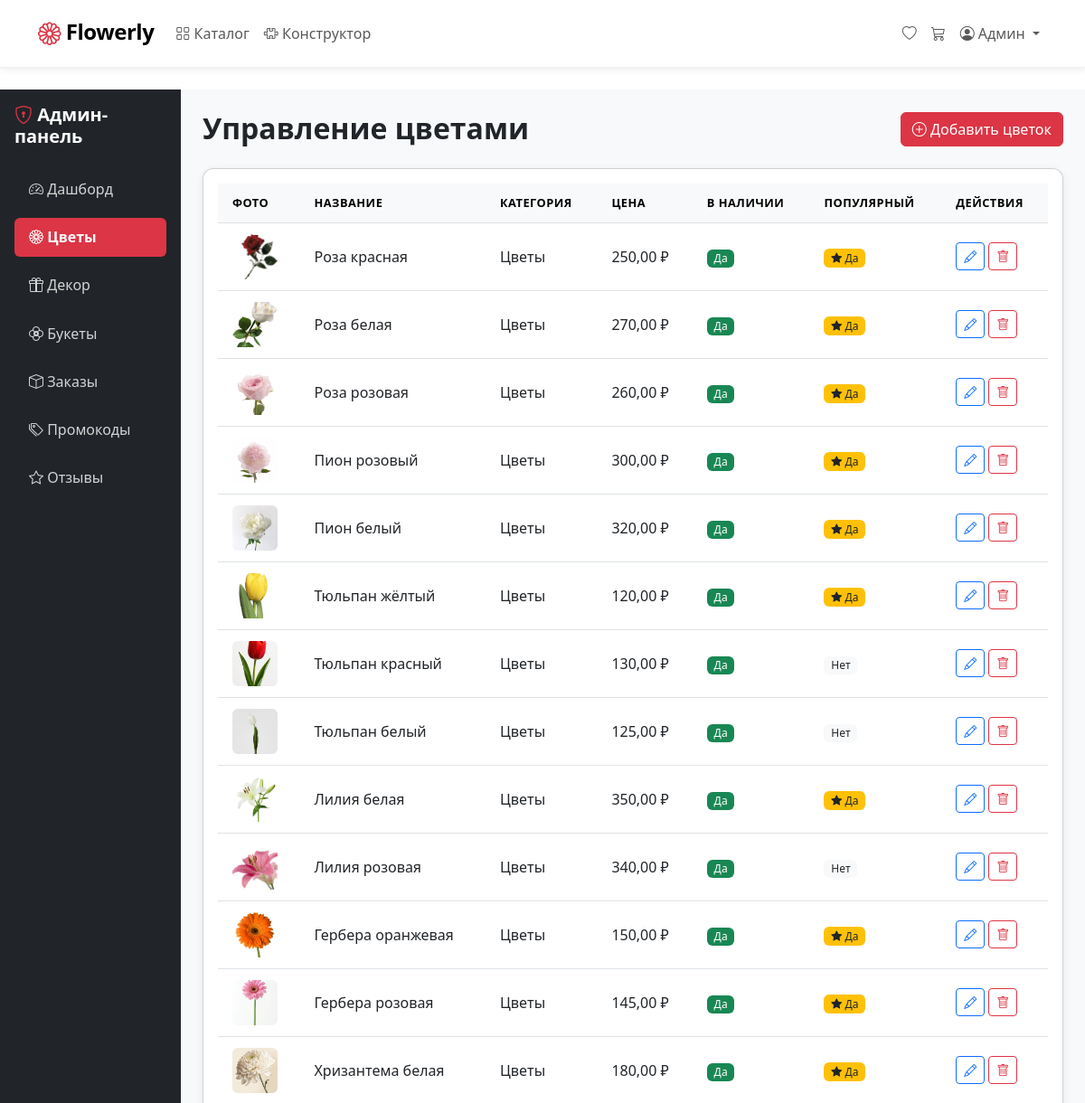
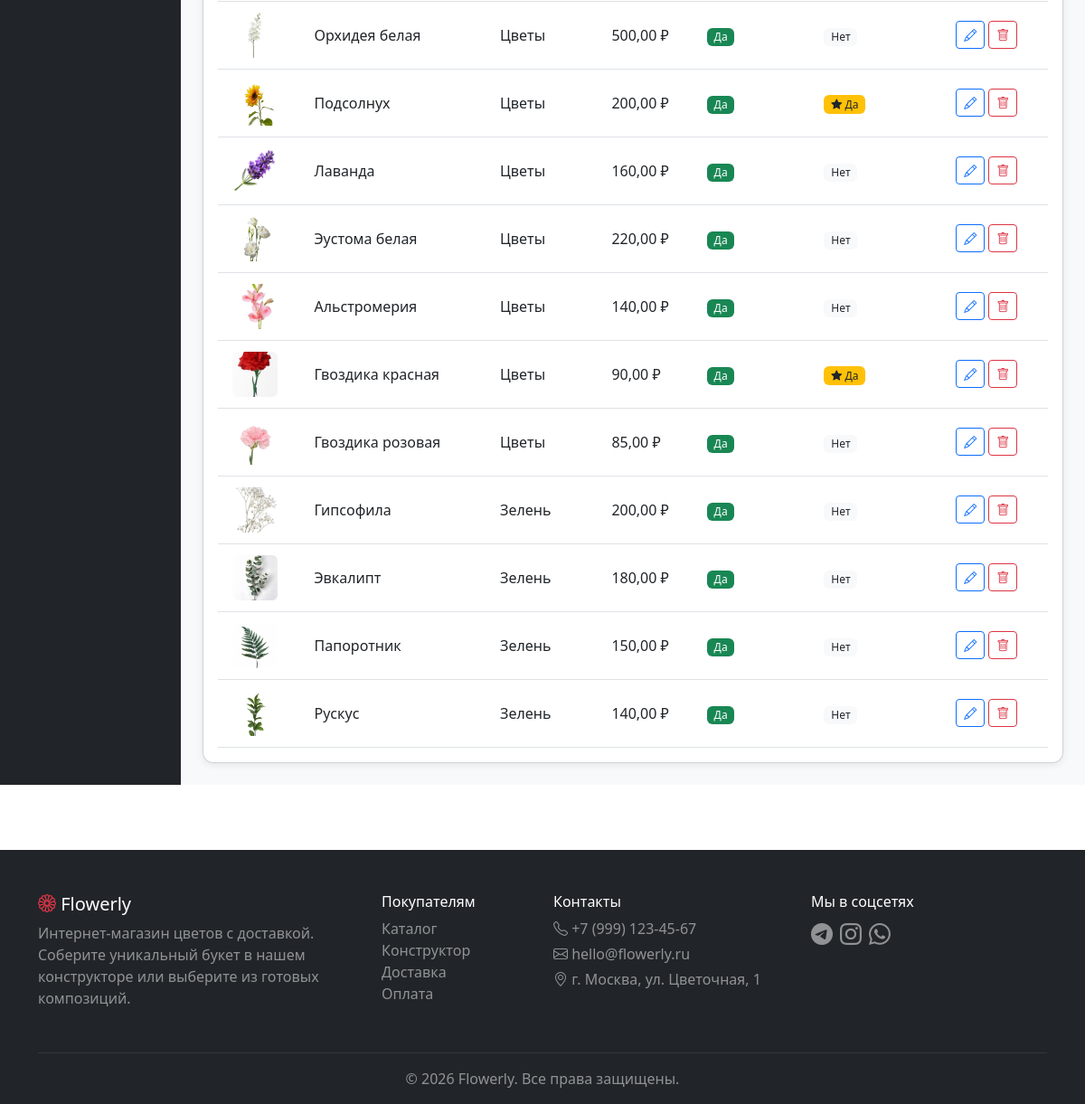
The app's page /admin-dashboard/flowers/ (signed in) with its own data (2 pictures, top to bottom).
### FlowerlyApp/models.py (models this page shows, shortened)
class User(AbstractUser):
    username = None
    email = models.EmailField('Email', unique=True)
    phone = models.CharField('Телефон', max_length=20, blank=True)
    default_address = models.TextField('Адрес по умолчанию', blank=True)
    avatar = models.ImageField('Аватар', upload_to='avatars/', blank=True)
    is_florist = models.BooleanField('Флорист', default=False)
    created_at = models.DateTimeField('Дата регистрации', auto_now_add=True)
    USERNAME_FIELD = 'email'
    REQUIRED_FIELDS = ['first_name', 'last_name']
    objects = UserManager()
    class Meta:
        verbose_name = 'Пользователь'
        verbose_name_plural = 'Пользователи'

class Flower(models.Model):
    category = models.ForeignKey(Category, on_delete=models.CASCADE, verbose_name='Категория')
    name = models.CharField('Название', max_length=200)
    price = models.DecimalField('Цена за шт.', max_digits=10, decimal_places=2)
    image = models.ImageField('Фото', upload_to='flowers/')
    description = models.TextField('Описание', blank=True)
    available = models.BooleanField('В наличии', default=True)
    is_popular = models.BooleanField('Популярный', default=False)
    created_at = models.DateTimeField(auto_now_add=True)
    class Meta:
        verbose_name = 'Цветок'
        verbose_name_plural = 'Цветы'

class Category(models.Model):
    name = models.CharField('Название', max_length=100)
    slug = models.SlugField(unique=True)
    class Meta:
        verbose_name = 'Категория'
        verbose_name_plural = 'Категории'

### FlowerlyApp/views.py (the view)
    def wrapper(request, *args, **kwargs):
        if not request.user.is_authenticated:
            return redirect('flowerly:login')
        if not request.user.is_staff:
            messages.error(request, 'Доступ запрещён')
            return redirect('flowerly:home')
        return view_func(request, *args, **kwargs)

### FlowerlyApp/context_processors.py (called while the page is built)
def cart_counter(request):
    if request.user.is_authenticated:
        try:
            cart = Cart.objects.get(user=request.user)
            count = cart.total_items()
        except Cart.DoesNotExist:
            count = 0
    else:
        count = 0
    return {'cart_count': count}

### FlowerlyApp/models.py (called while the page is built)
    def total_items(self):
        return self.items.count()

### FlowerlyApp/views.py (called while the page is built)
def admin_required(view_func):
    def wrapper(request, *args, **kwargs):
        if not request.user.is_authenticated:
            return redirect('flowerly:login')
        if not request.user.is_staff:
            messages.error(request, 'Доступ запрещён')
            return redirect('flowerly:home')
        return view_func(request, *args, **kwargs)
    return wrapper

@admin_required
def admin_flowers(request):
    flowers = Flower.objects.all().select_related('category')
    return render(request, 'admin_dashboard/flowers.html', {'flowers': flowers})

### FlowerlyApp/templates/admin_dashboard/flowers.html (shortened to what this page needs)
{% extends 'base.html' %}
{% block content %}
<div class="container-fluid">
    <div class="row">
        <div class="col-md-2 bg-dark min-vh-100 p-3">
            <h5 class="fw-bold mb-4 text-white"><i class="bi bi-shield-lock text-danger"></i> Админ-панель</h5>
            <ul class="nav flex-column">
                <li class="nav-item mb-2">
                    <a href="{% url 'flowerly:admin_dashboard' %}" class="nav-link text-white">
                        <i class="bi bi-speedometer2"></i> Дашборд
                    </a>
                </li>
                <li class="nav-item mb-2">
                    <a href="{% url 'flowerly:admin_flowers' %}" class="nav-link active bg-danger text-white rounded">
                        <i class="bi bi-flower1"></i> Цветы
                    </a>
                </li>
                <li class="nav-item mb-2">
                    <a href="{% url 'flowerly:admin_decor' %}" class="nav-link text-white">
                        <i class="bi bi-gift"></i> Декор
                    </a>
                </li>
                <li class="nav-item mb-2">
                    <a href="{% url 'flowerly:admin_bouquets' %}" class="nav-link text-white">
                        <i class="bi bi-flower2"></i> Букеты
                    </a>
                </li>
                <li class="nav-item mb-2">
                    <a href="{% url 'flowerly:admin_orders' %}" class="nav-link text-white">
                        <i class="bi bi-box"></i> Заказы
                    </a>
                </li>
                <li class="nav-item mb-2">
                    <a href="{% url 'flowerly:admin_promo' %}" class="nav-link text-white">
                        <i class="bi bi-tags"></i> Промокоды
                    </a>
                </li>
                <li class="nav-item mb-2">
                    <a href="{% url 'flowerly:admin_reviews' %}" class="nav-link text-white">
                        <i class="bi bi-star"></i> Отзывы
                    </a>
                </li>
            </ul>
        </div>
        <div class="col-md-10 p-4 bg-light min-vh-100">
            <div class="d-flex justify-content-between align-items-center mb-4">
                <h2 class="fw-bold mb-0">Управление цветами</h2>
                <a href="{% url 'flowerly:admin_flower_add' %}" class="btn btn-danger">
                    <i class="bi bi-plus-circle"></i> Добавить цветок
                </a>
            </div>
            <div class="card shadow-sm">
                <div class="card-body">
                    <div class="table-responsive">
                        <table class="table table-hover align-middle">
                            <thead class="table-light">
                                <tr>
                                    <th>Фото</th>
                                    <th>Название</th>
                                    <th>Категория</th>
                                    <th>Цена</th>
                                    <th>В наличии</th>
                                    <th>Популярный</th>
                                    <th>Действия</th>
                                </tr>
                            </thead>
                            <tbody>
                                {% for flower in flowers %}
                                <tr>
                                    <td>
                                        {% if flower.image %}
                                        <img src="{{ flower.image.url }}" class="rounded" style="width: 50px; height: 50px; object-fit: cover;">
                                        {% else %}
                                        <div class="bg-light rounded d-flex align-items-center justify-content-center"
                                             style="width: 50px; height: 50px;">
                                            <i class="bi bi-flower1 text-muted"></i>
                                        </div>
                                        {% endif %}
                                    </td>
                                    <td>{{ flower.name }}</td>
                                    <td>{{ flower.category.name }}</td>
                                    <td>{{ flower.price }} ₽</td>
                                    <td>
                                        {% if flower.available %}
                                        <span class="badge bg-success">Да</span>
                                        {% else %}
                                        <span class="badge bg-danger">Нет</span>
                                        {% endif %}
                                    </td>
                                    <td>
                                        {% if flower.is_popular %}
                                        <span class="badge bg-warning text-dark"><i class="bi bi-star-fill"></i> Да</span>
                                        {% else %}
                                        <span class="badge bg-light text-dark">Нет</span>
                                        {% endif %}
                                    </td>
                                    <td>
                                        <div class="d-flex gap-1">
                                            <a href="{% url 'flowerly:admin_flower_edit' flower.id %}" class="btn btn-sm btn-outline-primary">
                                                <i class="bi bi-pencil"></i>
                                            </a>
                                            <a href="{% url 'flowerly:admin_flower_delete' flower.id %}" class="btn btn-sm btn-outline-danger"
                                               onclick="return confirm('Удалить цветок «{{ flower.name }}»?')">
                                                <i class="bi bi-trash"></i>
                                            </a>
                                        </div>
                                    </td>
                                </tr>
                                {% empty %}
                                <tr>
                                    <td colspan="7" class="text-center py-4 text-muted">Цветы не добавлены</td>
                                </tr>
                                {% endfor %}
                            </tbody>
                        </table>
                    </div>
                </div>
            </div>
        </div>
    </div>
</div>
{% endblock %}

### FlowerlyApp/templates/base.html (shortened to what this page needs)
<!DOCTYPE html>
<html lang="ru">
<head>
    <link href="https://cdn.jsdelivr.net/npm/bootstrap@5.3.0/dist/css/bootstrap.min.css" rel="stylesheet">
    <link href="https://cdn.jsdelivr.net/npm/bootstrap-icons@1.11.0/font/bootstrap-icons.css" rel="stylesheet">
    {% load static %}
    <link href="{% static 'css/style.css' %}" rel="stylesheet">
</head>
<body>
    <nav class="navbar navbar-expand-lg navbar-light bg-white shadow-sm sticky-top">
        <div class="container">
            <a class="navbar-brand" href="{% url 'flowerly:home' %}">
                <i class="bi bi-flower1 text-danger"></i>
                <span class="fw-bold">Flowerly</span>
            </a>
            <div class="collapse navbar-collapse" id="navbarMain">
                <ul class="navbar-nav me-auto mb-2 mb-lg-0">
                    <li class="nav-item">
                        <a class="nav-link {% if request.resolver_match.url_name == 'catalog' %}active{% endif %}"
                           href="{% url 'flowerly:catalog' %}">
                            <i class="bi bi-grid"></i> Каталог
                        </a>
                    </li>
                    <li class="nav-item">
                        <a class="nav-link {% if request.resolver_match.url_name == 'constructor' %}active{% endif %}"
                           href="{% url 'flowerly:constructor' %}">
                            <i class="bi bi-puzzle"></i> Конструктор
                        </a>
                    </li>
                </ul>
                <ul class="navbar-nav ms-auto mb-2 mb-lg-0">
                    {% if user.is_authenticated %}
                        <li class="nav-item">
                            <a class="nav-link" href="{% url 'flowerly:favorites' %}">
                                <i class="bi bi-heart"></i>
                            </a>
                        </li>
                        <li class="nav-item">
                            <a class="nav-link position-relative" href="{% url 'flowerly:cart_detail' %}">
                                <i class="bi bi-cart3"></i>
                            </a>
                        </li>
                        <li class="nav-item dropdown">
                            <a class="nav-link dropdown-toggle" href="#" id="userDropdown" role="button"
                               data-bs-toggle="dropdown">
                                <i class="bi bi-person-circle"></i> {{ user.first_name }}
                            </a>
                        </li>
                    {% endif %}
                </ul>
            </div>
        </div>
    </nav>
    <main class="py-4">
        {% block content %}{% endblock %}
    </main>
<footer class="bg-dark text-white pt-5 pb-3 mt-5">
    <div class="container">
        <div class="row">
            <div class="col-md-4 mb-3">
                <h5><i class="bi bi-flower1 text-danger"></i> Flowerly</h5>
                <p class="text-white-50">Интернет-магазин цветов с доставкой. Соберите уникальный букет в нашем конструкторе или выберите из готовых композиций.</p>
            </div>
            <div class="col-md-2 mb-3">
                <h6>Покупателям</h6>
                <ul class="list-unstyled">
                    <li><a href="{% url 'flowerly:catalog' %}" class="text-white-50 text-decoration-none">Каталог</a></li>
                    <li><a href="{% url 'flowerly:constructor' %}" class="text-white-50 text-decoration-none">Конструктор</a></li>
                    <li><a href="#" class="text-white-50 text-decoration-none">Доставка</a></li>
                    <li><a href="#" class="text-white-50 text-decoration-none">Оплата</a></li>
                </ul>
            </div>
            <div class="col-md-3 mb-3">
                <h6>Контакты</h6>
                <p class="text-white-50 mb-1"><i class="bi bi-telephone"></i> +7 (999) 123-45-67</p>
                <p class="text-white-50 mb-1"><i class="bi bi-envelope"></i> hello@flowerly.ru</p>
                <p class="text-white-50"><i class="bi bi-geo-alt"></i> г. Москва, ул. Цветочная, 1</p>
            </div>
            <div class="col-md-3 mb-3">
                <h6>Мы в соцсетях</h6>
                <div class="d-flex gap-2">
                    <a href="#" class="text-white-50 fs-4"><i class="bi bi-telegram"></i></a>
                    <a href="#" class="text-white-50 fs-4"><i class="bi bi-instagram"></i></a>
                    <a href="#" class="text-white-50 fs-4"><i class="bi bi-whatsapp"></i></a>
                </div>
            </div>
        </div>
        <hr class="border-secondary">
        <p class="text-center text-white-50 mb-0">© 2026 Flowerly. Все права защищены.</p>
    </div>
</footer>
</body>
</html>

### FlowerlyApp/static/css/style.css (style rules this page uses)
:root { --flowerly-primary: #dc3545; --flowerly-primary-dark: #bb2d3b; --flowerly-primary-light: #f8d7da; --flowerly-secondary: #6c757d; --flowerly-success: #198754; --flowerly-warning: #ffc107; --flowerly-bg-light: #f8f9fa; --flowerly-text-muted: #6c757d; }
body { font-family: 'Segoe UI', system-ui, -apple-system, sans-serif; color: #212529; background-color: #fff; min-height: 100vh; display: flex; flex-direction: column; }
main { flex: 1; }
.navbar { padding: 0.75rem 0; border-bottom: 1px solid #f0f0f0; }
.navbar-brand { font-size: 1.5rem; letter-spacing: -0.5px; }
.navbar-brand i { font-size: 1.6rem; vertical-align: -3px; }
.nav-link { font-weight: 500; padding: 0.5rem 1rem; border-radius: 8px; transition: all 0.2s ease; }
.nav-link.active { background-color: var(--flowerly-primary-light); color: var(--flowerly-primary) !important; font-weight: 600; }
.btn-danger { background-color: var(--flowerly-primary); border-color: var(--flowerly-primary); }
.btn-outline-danger { color: var(--flowerly-primary); border-color: var(--flowerly-primary); }
.card { border-radius: 12px; overflow: hidden; transition: transform 0.2s ease, box-shadow 0.2s ease; }
.table { margin-bottom: 0; }
.table thead th { font-weight: 600; text-transform: uppercase; font-size: 0.8rem; letter-spacing: 0.5px; padding: 0.75rem 1rem; }
.table tbody td { padding: 0.75rem 1rem; vertical-align: middle; }
.badge { font-weight: 500; padding: 0.35em 0.65em; border-radius: 6px; }
.bg-dark .nav-link { color: rgba(255, 255, 255, 0.8) !important; padding: 0.6rem 1rem; border-radius: 8px; margin-bottom: 2px; font-weight: 500; transition: all 0.2s ease; }
.bg-dark .nav-link.active { background-color: #dc3545 !important; color: #fff !important; font-weight: 600; }
.card { animation: fadeInUp 0.4s ease forwards; }
.card:nth-child(2) { animation-delay: 0.05s; }
footer { margin-top: auto; }
footer a { transition: color 0.2s ease; }
.min-vh-100 { min-height: 100vh; }
.sticky-top { z-index: 100; }
.navbar { z-index: 1030 !important; }
.shadow-sm { box-shadow: 0 2px 8px rgba(0, 0, 0, 0.08) !important; }

### records on screen
User: first_name "Админ"
Flower: image (picture), name "Роза красная", category.name "Цветы", price "250,00", available "Да", is_popular True (drawn)
Flower: image (picture), name "Роза белая", category.name "Цветы", price "270,00", available "Да", is_popular True (drawn)
Flower: image (picture), name "Роза розовая", category.name "Цветы", price "260,00", available "Да", is_popular True (drawn)
Flower: image (picture), name "Пион розовый", category.name "Цветы", price "300,00", available "Да", is_popular True (drawn)
Flower: image (picture), name "Пион белый", category.name "Цветы", price "320,00", available "Да", is_popular True (drawn)
Flower: image (picture), name "Тюльпан жёлтый", category.name "Цветы", price "120,00", available "Да", is_popular True (drawn)
Flower: image (picture), name "Тюльпан красный", category.name "Цветы", price "130,00", available "Да", is_popular "Нет"
Flower: image (picture), name "Тюльпан белый", category.name "Цветы", price "125,00", available "Да", is_popular "Нет"
Flower: image (picture), name "Лилия белая", category.name "Цветы", price "350,00", available "Да", is_popular True (drawn)
Flower: image (picture), name "Лилия розовая", category.name "Цветы", price "340,00", available "Да", is_popular "Нет"
Flower: image (picture), name "Гербера оранжевая", category.name "Цветы", price "150,00", available "Да", is_popular True (drawn)
Flower: image (picture), name "Гербера розовая", category.name "Цветы", price "145,00", available "Да", is_popular True (drawn)
Flower: image (picture), name "Хризантема белая", category.name "Цветы", price "180,00", available "Да", is_popular True (drawn)
Flower: image (picture), name "Орхидея белая", category.name "Цветы", price "500,00", available "Да", is_popular "Нет"
Flower: image (picture), name "Подсолнух", category.name "Цветы", price "200,00", available "Да", is_popular True (drawn)
Flower: image (picture), name "Лаванда", category.name "Цветы", price "160,00", available "Да", is_popular "Нет"
Flower: image (picture), name "Эустома белая", category.name "Цветы", price "220,00", available "Да", is_popular "Нет"
Flower: image (picture), name "Альстромерия", category.name "Цветы", price "140,00", available "Да", is_popular "Нет"
Flower: image (picture), name "Гвоздика красная", category.name "Цветы", price "90,00", available "Да", is_popular True (drawn)
Flower: image (picture), name "Гвоздика розовая", category.name "Цветы", price "85,00", available "Да", is_popular "Нет"
Flower: image (picture), name "Гипсофила", category.name "Зелень", price "200,00", available "Да", is_popular "Нет"
Flower: image (picture), name "Эвкалипт", category.name "Зелень", price "180,00", available "Да", is_popular "Нет"
Flower: image (picture), name "Папоротник", category.name "Зелень", price "150,00", available "Да", is_popular "Нет"
Flower: image (picture), name "Рускус", category.name "Зелень", price "140,00", available "Да", is_popular "Нет"
